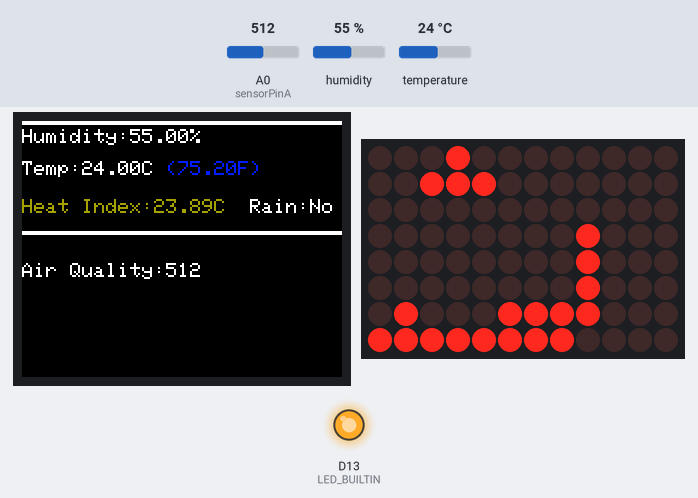
A sketch run on a simulated Arduino Uno R4 WiFi. Parts: 160×128 colour display, 12×8 LED matrix, output pins drawn as LEDs (lit = HIGH). The test bench sets the inputs (shaded band); at power-on: A0 (sensorPinA) = 512, humidity 55 %, temperature 24 °C.

Above: at 1.48 s.
1.5 s: A0 (sensorPinA) set to 415
At 4.7 s:
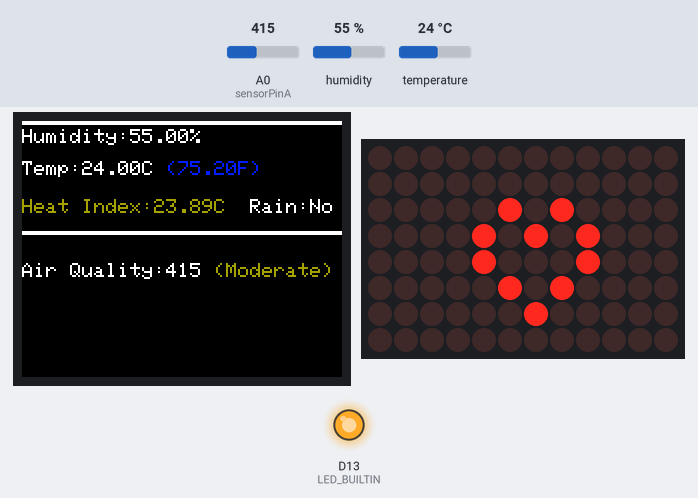
4.8 s: A0 (sensorPinA) set to 394
At 6.7 s:
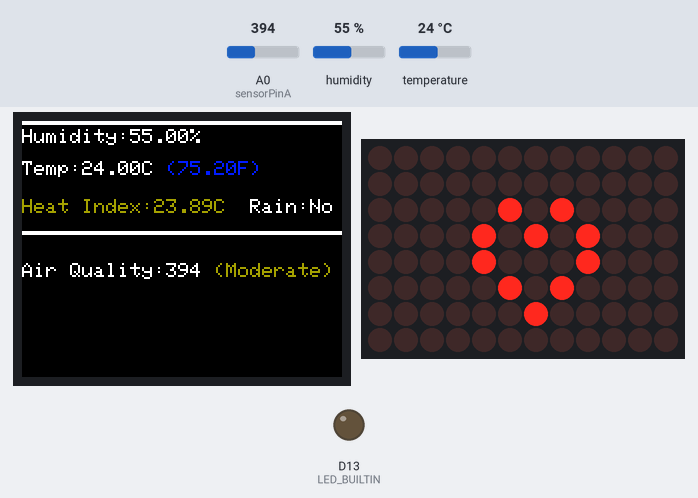
8.1 s: A0 (sensorPinA) set to 511
At 11.5 s:
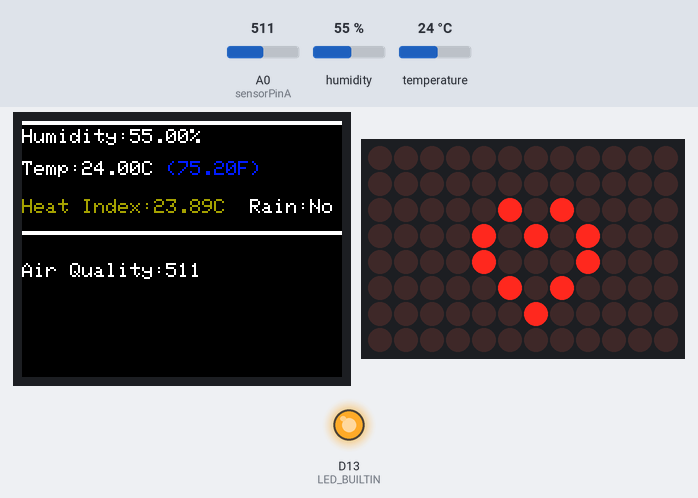
11.8 s: A0 (sensorPinA) set to 190
At 13.3 s:
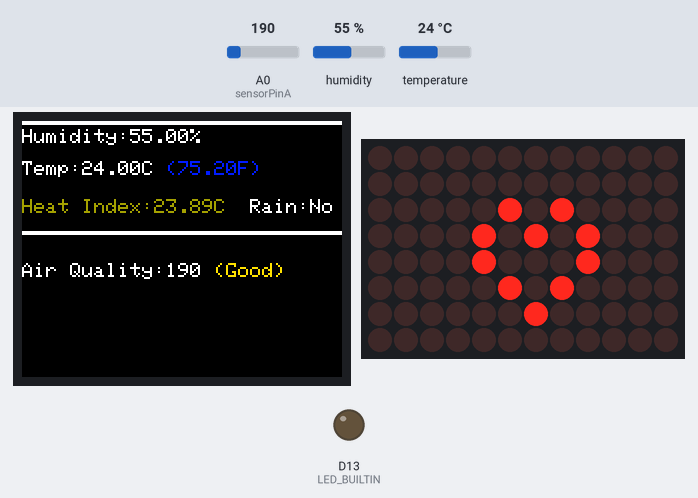
15.1 s: humidity set to 22 %
At 16.2 s:
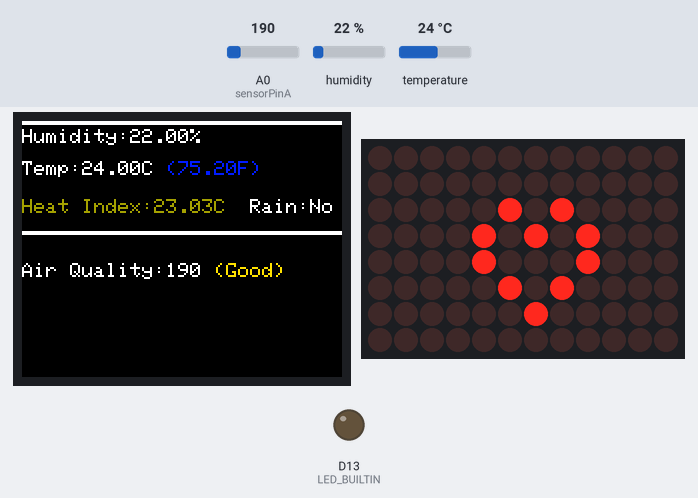
18.4 s: temperature set to 12 °C
At 21.0 s:
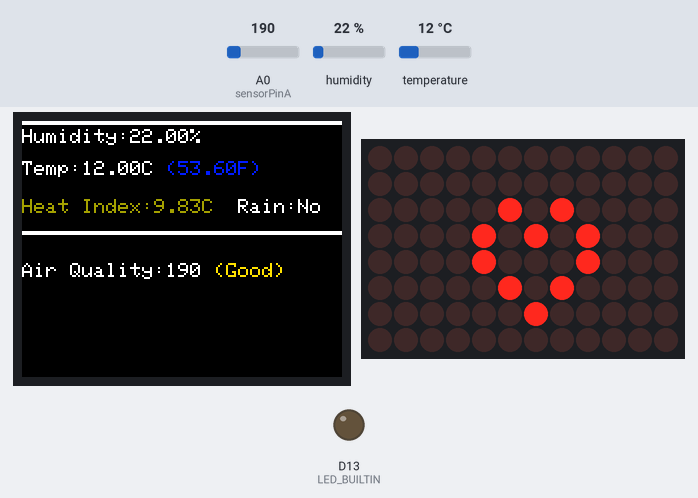
Timing chart, 0 to 22.5 s (numbered marks = the images above; inputs shaded):
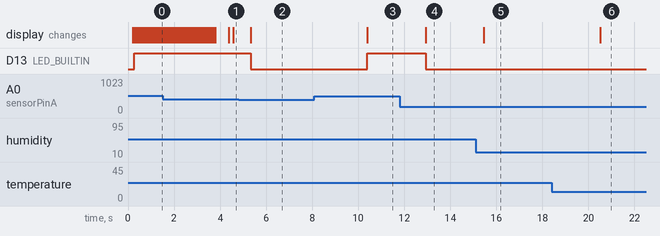

Measured:
- the behaviour switches between 401 and 400 on A0 (sensorPinA) (found by bisection; images 1 and 2)
- after the input at 1.5 s, the display: first differs from a run without the input after 1.3 s (image 1 shows a later state)
- after the input at 4.8 s, D13 (LED_BUILTIN): HIGH → LOW after 0.54 s; the display: changes after 0.54 s (image 2)
- after the input at 8.1 s, D13 (LED_BUILTIN): LOW → HIGH after 2.3 s; the display: changes after 2.3 s (image 3)
- after the input at 11.8 s, D13 (LED_BUILTIN): HIGH → LOW after 1.1 s; the display: changes after 1.1 s (image 4)
- after the input at 15.1 s, the display: changes after 0.36 s (image 5)
- after the input at 18.4 s, the display: changes after 2.1 s (image 6)

The sketch:

Weather_StationLCD.ino
```cpp
//Uses a ST7735 LCD Display
#include <Wire.h>
#include "Arduino_LED_Matrix.h"
#include <stdint.h>
#include "DHT.h"
#include <SPI.h>
#include <Adafruit_ST7735.h>
#include <Adafruit_ST77xx.h>
#include <Adafruit_GFX.h>
#define DHTTYPE DHT22


unsigned long delayTime = 2500;

//int buzzerpin = 7;
int DHTPin = 2;
int sensorPinA = A0;
int sensorPinD = 4;
int sensorDataD;
int sensorDataA;
//int rainpin = A2;

DHT dht(DHTPin, DHTTYPE);

int rain;
float Humidity;
float Temperature;
float Temp_Fahrenheit;
float hic;

// ST7735 display settings
const int TFT_CS = 10;
const int TFT_DC = 9;
const int TFT_RST = 8;
Adafruit_ST7735 display = Adafruit_ST7735(TFT_CS, TFT_DC, TFT_RST); //SPI

#define TFT_MOSI 11  // Data out
#define TFT_SCLK 13  // Clock out
//Adafruit_ST7735 display = Adafruit_ST7735(TFT_CS, TFT_DC, TFT_MOSI, TFT_SCLK, TFT_RST);  //No SPI Slow hai

#define BACKGROUND_COLOR  0x000000  // Black
#define TEXT_COLOR        0xFFFFFF  // White
#define HIGHLIGHT_COLOR   0x00FFFF  // Cyan
#define RAIN_COLOR        0x0000FF  // Blue
#define HEAT_INDEX_COLOR  0xFFA500  // Orange
#define GOOD_COLOR  0x00FF00  // Green
#define MODERATE_COLOR 0xFFA500  // Orange
#define POOR_COLOR   0xFF0000  // Red
#define TEXT_INTERESAR_COLOR 0x0000FF // Blue


ArduinoLEDMatrix matrix;

const uint32_t frames[][4] = {
  { 0xe0000000,
    0x0,
    0x0,
    66 },
  { 0x400e0000,
    0x0,
    0x0,
    66 },
  { 0x400e0,
    0x0,
    0x0,
    66 },
  { 0x40,
    0xe000000,
    0x0,
    66 },
  { 0x3000000,
    0x400e000,
    0x0,
    66 },
  { 0x3003000,
    0x400e,
    0x0,
    66 },
  { 0x3003,
    0x4,
    0xe00000,
    66 },
  { 0x3,
    0x300000,
    0x400e00,
    66 },
  { 0x0,
    0x300300,
    0x400e00,
    66 },
  { 0x1c000000,
    0x300,
    0x30400e00,
    66 },
  { 0x401c000,
    0x0,
    0x30430e00,
    66 },
  { 0x401c,
    0x0,
    0x430e30,
    66 },
  { 0x4,
    0x1c00000,
    0x430e30,
    66 },
  { 0x0,
    0x401c00,
    0x430e30,
    66 },
  { 0x800000,
    0x401,
    0xc0430e30,
    66 },
  { 0x800800,
    0x0,
    0x405f0e30,
    66 },
  { 0x800800,
    0x80000000,
    0x470ff0,
    66 },
  { 0x800800,
    0x80080000,
    0x470ff0,
    66 },
  { 0x800,
    0x80080080,
    0x470ff0,
    66 },
  { 0x38000000,
    0x80080080,
    0x8470ff0,
    66 },
  { 0x10038000,
    0x80080,
    0x8478ff0,
    66 },
  { 0x10038,
    0x80,
    0x8478ff8,
    66 },
  { 0x700010,
    0x3800080,
    0x8478ff8,
    66 },
  { 0x400700,
    0x1003880,
    0x8478ff8,
    66 },
  { 0x400,
    0x70001083,
    0x88478ff8,
    66 },
  { 0xf000000,
    0x40070081,
    0x87f8ff8,
    66 },
  { 0xf000,
    0x400f1,
    0x87f8ff8,
    66 },
  { 0x8000000f,
    0xc1,
    0xf7f8ff8,
    66 },
  { 0xc0080000,
    0xf00081,
    0xc7ffff8,
    66 },
  { 0x400c0080,
    0xf81,
    0x87fcfff,
    66 },
  { 0x3400c0,
    0x8000081,
    0xf87fcfff,
    66 },
  { 0x20200340,
    0xc008081,
    0xf87fcfff,
    66 },
  { 0x38220200,
    0x3400c089,
    0xf87fcfff,
    66 },
  { 0x38220,
    0x2003408d,
    0xf8ffcfff,
    66 },
  { 0x86100038,
    0x220240bd,
    0xf8ffcfff,
    66 },
  { 0xec186100,
    0x38260ad,
    0xfbffcfff,
    66 },
  { 0x3ec186,
    0x100078af,
    0xfaffffff,
    66 },
  { 0x114003ec,
    0x186178af,
    0xfaffffff,
    66 },
  { 0x3b411400,
    0x3ec1febf,
    0xfaffffff,
    66 },
  { 0x143b411,
    0x4ec3febf,
    0xfbffffff,
    66 },
  { 0xc040143b,
    0x4fd7febf,
    0xfbffffff,
    66 },
  { 0xc60c0439,
    0x4ff7ffff,
    0xfbffffff,
    66 },
  { 0x33c60f9,
    0x4ff7ffff,
    0xffffffff,
    66 },
  { 0x3cbc33ff,
    0x4ff7ffff,
    0xffffffff,
    66 },
  { 0x8ffbff,
    0x7ff7ffff,
    0xffffffff,
    66 },
  { 0xf0cffbff,
    0xfff7ffff,
    0xffffffff,
    66 },
  { 0xfe1fffff,
    0xffffffff,
    0xffffffff,
    66 },
  { 0xffffffff,
    0xffffffff,
    0xffffffff,
    66 },
  { 0x7fffffff,
    0xffffffff,
    0xfffff7ff,
    66 },
  { 0x3fe7ffff,
    0xffffffff,
    0xff7ff3fe,
    66 },
  { 0x1fc3fe7f,
    0xfffffff7,
    0xff3fe1fc,
    66 },
  { 0xf81fc3f,
    0xe7ff7ff3,
    0xfe1fc0f8,
    66 },
  { 0x500f81f,
    0xc3fe3fe1,
    0xfc0f8070,
    66 },
  { 0x500f,
    0x81fc1fc0,
    0xf8070020,
    66 },
  { 0x5,
    0xf80f80,
    0x70020000,
    66 },
  { 0x5,
    0xa80880,
    0x50020000,
    600 },
  { 0xd812,
    0x41040880,
    0x50020000,
    200 },
  { 0x5,
    0xa80880,
    0x50020000,
    0xFFFFFFFF }
};


/*bool checkForRain() {
  int rainSensorValue = analogRead(rainpin);
  int rainThreshold = 500;
  return rainSensorValue > rainThreshold;
}*/

// Function to read air quality index
int readAirQualityIndex() {
  int sensorDataA = analogRead(sensorPinA);
  digitalWrite(13, sensorDataA > 400 ? HIGH : LOW);
  return sensorDataA;
}

// Function to display air quality information
void displayAirQuality(int airQualityIndex) {
  Serial.print(F("Air Quality Index: "));
  Serial.print(airQualityIndex, DEC);
  Serial.print(" PPM");
  if (airQualityIndex < 500) {
    Serial.println(", Fresh Air");
  } else if (airQualityIndex > 500 && airQualityIndex <= 1000) {
    Serial.println(", Poor Air");
  } else if (airQualityIndex > 1000) {
    Serial.println(", Very Poor Air");
  }
}

// Function to check for gas leak
bool checkForGasLeak() {
  return digitalRead(sensorPinD) == LOW;
}

void displaySensorData() {
  // Set text size for 1.8" display (adjust if needed)
  display.setTextSize(1);

  int startingY = 4;
  int lineThickness = 2;  // Thickness of horizontal lines in pixels

  // Draw top separator line
  display.fillRect(0, 0, display.width(), lineThickness, TEXT_COLOR);

  // Get bounding box information for "Humidity:" (optional)
  int16_t x1, y1;
  uint16_t w, textHeight;  // Assuming textHeight is unsigned
  display.getTextBounds("Humidity:", 0, 0, &x1, &y1, &w, &textHeight);

  display.setCursor(0, startingY);
  display.setTextColor(TEXT_COLOR);
  display.print("Humidity:");
  display.print(Humidity);
  display.print("%");
  startingY += textHeight * 2;
  display.setCursor(0, startingY);
  display.print("Temp:");
  display.setTextColor(HIGHLIGHT_COLOR);
  display.print(Temperature);
  display.print("C");
  display.setTextColor(TEXT_INTERESAR_COLOR);
  display.print(" (");
  display.print(Temp_Fahrenheit);
  display.print("F)");

  startingY += textHeight * 2.4;  // Adjust spacing based on text height
  display.setCursor(0, startingY);
  display.setTextColor(HEAT_INDEX_COLOR);
  display.print("Heat Index:");
  display.print(hic);
  display.print("C");
  display.setTextColor(rain ? RAIN_COLOR : TEXT_COLOR);
  display.print("  Rain:");
  display.print(rain ? "Detected" : "No");

  // Add spacing based on font size
  startingY += textHeight * 2;

  // Draw bottom separator line
  display.fillRect(0, startingY, display.width(), lineThickness, TEXT_COLOR);

  // Draw separator line between sections
  //display.fillRect(0, startingY - lineThickness, display.width(), lineThickness, TEXT_COLOR);

  // Get bounding box information for "Air Quality:" (optional)
  // ... (similar to "Humidity:")
  startingY += textHeight * 2;
  display.setCursor(0, startingY);
  display.print("Air Quality:");
  display.setTextColor(TEXT_COLOR);
  int airQuality = readAirQualityIndex();
  display.print(airQuality);

  if (airQuality <= 200) {
    display.setTextColor(GOOD_COLOR);
    display.print(" (Good)");

  } else if (airQuality <= 500) {
    display.setTextColor(MODERATE_COLOR);
    display.print(" (Moderate)");

  } else {
    display.setTextColor(POOR_COLOR);
    display.print(" (Very Poor)");
  }
}


void setup() {
  Serial.begin(9600);
  //pinMode(buzzerpin, OUTPUT);
  pinMode(sensorPinD, INPUT);
  pinMode(DHTPin, INPUT);
  pinMode(sensorPinA, INPUT);
  //pinMode(rainpin, INPUT);
  pinMode(LED_BUILTIN, OUTPUT);

// Initialize ST7735 display
  //display.initR(INITR_BLACKTAB);
  display.initR(INITR_BLACKTAB);
  display.setRotation(3);

  dht.begin();
  matrix.loadSequence(frames);
  matrix.begin();
  matrix.autoscroll(300);
  matrix.play(true);
  delay(100);
}

void loop() {
  display.fillScreen(ST7735_BLACK);
  /*tone(buzzerpin, 1000);
  delay(1000);
  noTone(buzzerpin);
  delay(1000); */

  /*if (checkForRain()) {
    Serial.println("Rain detected.");
    digitalWrite(LED_BUILTIN, HIGH);
  } else {
    digitalWrite(LED_BUILTIN, LOW);
  }*/

  Humidity = dht.readHumidity();
  Temperature = dht.readTemperature();
  Temp_Fahrenheit = dht.readTemperature(true);
  hic = dht.computeHeatIndex(Temperature, Humidity, false);

  if (isnan(Humidity) || isnan(Temperature) || isnan(Temp_Fahrenheit)) {
    Serial.println(F("Unable to find DHT Sensor. Check Connection!"));
    return;
  }

 // Clear the display


 /* Serial.print(F("Humidity: "));
  Serial.print(Humidity);
  Serial.print(F("%  Temperature: "));
  Serial.print(Temperature);
  Serial.print(F("°C | "));
  Serial.print(Temp_Fahrenheit);
  Serial.print(F("°F Heat index: "));
  Serial.print(hic);
  Serial.println(F("°C "));

  int airQualityIndex = readAirQualityIndex();
  displayAirQuality(airQualityIndex);

  if (checkForGasLeak()) {
    Serial.println("Gas Leak Found");
    Serial.print("AD: ");
    Serial.print(airQualityIndex * 3.3 / 1024);
    Serial.println(" V");
  } else {
    Serial.println("No Gas Leakage");
  }*/
  displaySensorData();
  delay(delayTime);
}
```
